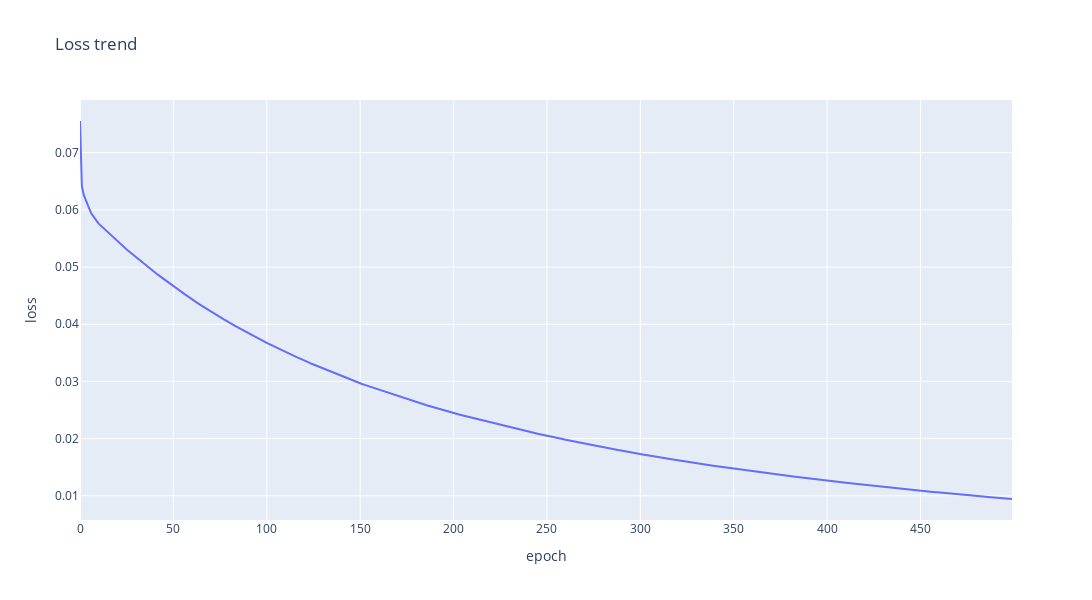

This figure's notebook cell:
### Markdown cell above
# Data Visualization

### Code cell
fig = go.Figure()
fig.add_trace(go.Scatter(y=history['loss'],
                    mode='lines', name='train'))
fig.update_layout(title='Loss trend',
                  xaxis_title='epoch',
                  yaxis_title='loss',
                  width=1400,
                  height=600)
fig.show()

### Figure 1 — Plotly figure (JSON) as saved in the notebook; plotly's stock layout.template omitted (floating-point values rounded to 4 significant figures; data arrays with more than 128 entries replaced by an {"elided": "..."} marker saying what was removed)
{"data": [{"mode": "lines", "name": "train", "type": "scatter", "y": {"elided": "500 float values"}}], "layout": {"height": 600, "title": {"text": "Loss trend"}, "width": 1400, "xaxis": {"title": {"text": "epoch"}}, "yaxis": {"title": {"text": "loss"}}}}
